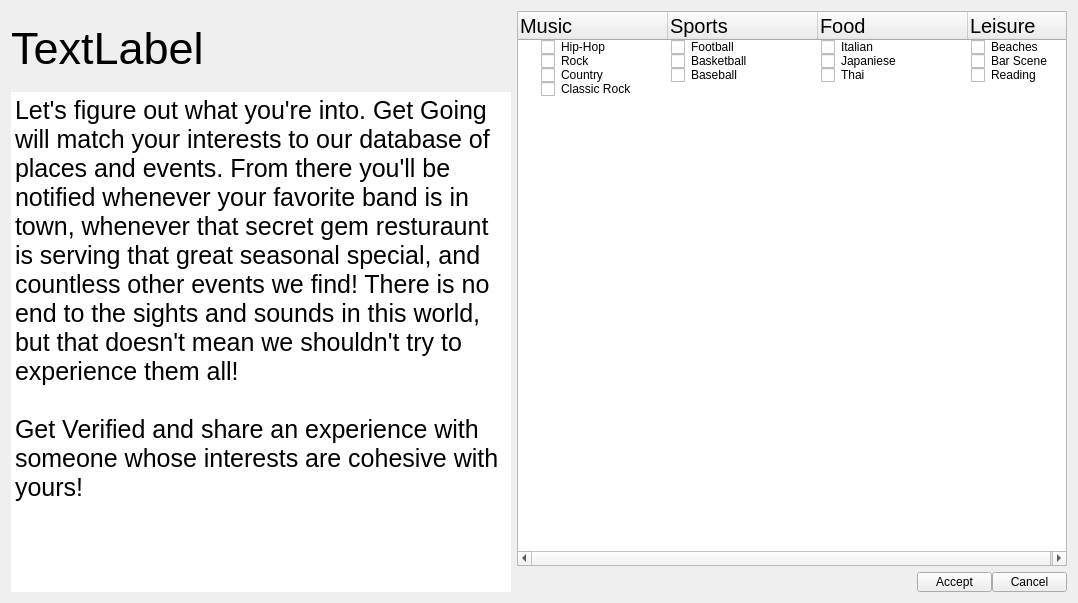
         <widget class="QWidget" name="tab_3">
          <attribute name="title">
           <string>What Interests You?</string>
          </attribute>
          <layout class="QHBoxLayout" name="horizontalLayout_7">
           <item>
            <layout class="QVBoxLayout" name="verticalLayout_13">
             <item>
              <widget class="QLabel" name="Nam_Display">
               <property name="minimumSize">
                <size>
                 <width>500</width>
                 <height>75</height>
                </size>
               </property>
               <property name="maximumSize">
                <size>
                 <width>500</width>
                 <height>75</height>
                </size>
               </property>
               <property name="font">
                <font>
                 <pointsize>34</pointsize>
                </font>
               </property>
               <property name="focusPolicy">
                <enum>Qt::NoFocus</enum>
               </property>
               <property name="text">
                <string>TextLabel</string>
               </property>
              </widget>
             </item>
             <item>
              <widget class="QPlainTextEdit" name="plainTextEdit">
               <property name="minimumSize">
                <size>
                 <width>500</width>
                 <height>500</height>
                </size>
               </property>
               <property name="maximumSize">
                <size>
                 <width>16777215</width>
                 <height>500</height>
                </size>
               </property>
               <property name="font">
                <font>
                 <pointsize>19</pointsize>
                 <weight>50</weight>
                 <bold>false</bold>
                </font>
               </property>
               <property name="frameShape">
                <enum>QFrame::NoFrame</enum>
               </property>
               <property name="frameShadow">
                <enum>QFrame::Raised</enum>
               </property>
               <property name="readOnly">
                <bool>true</bool>
               </property>
               <property name="plainText">
                <string>Let's figure out what you're into. Get Going will match your interests to our database of places and events. From there you'll be notified whenever your favorite band is in town, whenever that secret gem resturaunt is serving that great seasonal special, and countless other events we find! There is no end to the sights and sounds in this world, but that doesn't mean we shouldn't try to experience them all!

Get Verified and share an experience with someone whose interests are cohesive with yours!</string>
               </property>
              </widget>
             </item>
            </layout>
           </item>
           <item>
            <layout class="QVBoxLayout" name="verticalLayout_14">
             <item>
              <widget class="QTreeWidget" name="treeWidget">
               <property name="lineWidth">
                <number>1</number>
               </property>
               <property name="autoExpandDelay">
                <number>-1</number>
               </property>
               <property name="itemsExpandable">
                <bool>true</bool>
               </property>
               <property name="wordWrap">
                <bool>false</bool>
               </property>
               <attribute name="headerDefaultSectionSize">
                <number>150</number>
               </attribute>
               <column>
                <property name="text">
                 <string>Music</string>
                </property>
                <property name="font">
                 <font>
                  <pointsize>15</pointsize>
                 </font>
                </property>
               </column>
               <column>
                <property name="text">
                 <string>Sports</string>
                </property>
                <property name="font">
                 <font>
                  <pointsize>15</pointsize>
                 </font>
                </property>
               </column>
               <column>
                <property name="text">
                 <string>Food</string>
                </property>
                <property name="font">
                 <font>
                  <pointsize>15</pointsize>
                 </font>
                </property>
               </column>
               <column>
                <property name="text">
                 <string>Leisure</string>
                </property>
                <property name="font">
                 <font>
                  <pointsize>15</pointsize>
                 </font>
                </property>
               </column>
               <item>
                <property name="text">
                 <string>Hip-Hop</string>
                </property>
                <property name="checkState">
                 <enum>Unchecked</enum>
                </property>
                <property name="text">
                 <string>Football</string>
                </property>
                <property name="checkState">
                 <enum>Unchecked</enum>
                </property>
                <property name="text">
                 <string>Italian</string>
                </property>
                <property name="checkState">
                 <enum>Unchecked</enum>
                </property>
                <property name="text">
                 <string>Beaches</string>
                </property>
                <property name="checkState">
                 <enum>Unchecked</enum>
                </property>
               </item>
               <item>
                <property name="text">
                 <string>Rock</string>
                </property>
                <property name="checkState">
                 <enum>Unchecked</enum>
                </property>
                <property name="text">
                 <string>Basketball</string>
                </property>
                <property name="checkState">
                 <enum>Unchecked</enum>
                </property>
                <property name="text">
                 <string>Japaniese</string>
                </property>
                <property name="checkState">
                 <enum>Unchecked</enum>
                </property>
                <property name="text">
                 <string>Bar Scene</string>
                </property>
                <property name="checkState">
                 <enum>Unchecked</enum>
                </property>
               </item>
               <item>
                <property name="text">
                 <string>Country</string>
                </property>
                <property name="checkState">
                 <enum>Unchecked</enum>
                </property>
                <property name="text">
                 <string>Baseball</string>
                </property>
                <property name="checkState">
                 <enum>Unchecked</enum>
                </property>
                <property name="text">
                 <string>Thai</string>
                </property>
                <property name="checkState">
                 <enum>Unchecked</enum>
                </property>
                <property name="text">
                 <string>Reading</string>
                </property>
                <property name="checkState">
                 <enum>Unchecked</enum>
                </property>
               </item>
               <item>
                <property name="text">
                 <string>Classic Rock</string>
                </property>
                <property name="checkState">
                 <enum>Unchecked</enum>
                </property>
               </item>
              </widget>
             </item>
             <item>
              <layout class="QHBoxLayout" name="horizontalLayout_5">
               <property name="spacing">
                <number>0</number>
               </property>
               <property name="leftMargin">
                <number>400</number>
               </property>
               <item>
                <widget class="QPushButton" name="accept">
                 <property name="minimumSize">
                  <size>
                   <width>75</width>
                   <height>20</height>
                  </size>
                 </property>
                 <property name="maximumSize">
                  <size>
                   <width>75</width>
                   <height>20</height>
                  </size>
                 </property>
                 <property name="text">
                  <string>Accept</string>
                 </property>
                </widget>
               </item>
               <item>
                <widget class="QPushButton" name="cancel">
                 <property name="minimumSize">
                  <size>
                   <width>75</width>
                   <height>20</height>
                  </size>
                 </property>
                 <property name="maximumSize">
                  <size>
                   <width>75</width>
                   <height>20</height>
                  </size>
                 </property>
                 <property name="text">
                  <string>Cancel</string>
                 </property>
                </widget>
               </item>
              </layout>
             </item>
            </layout>
           </item>
          </layout>
         </widget>
